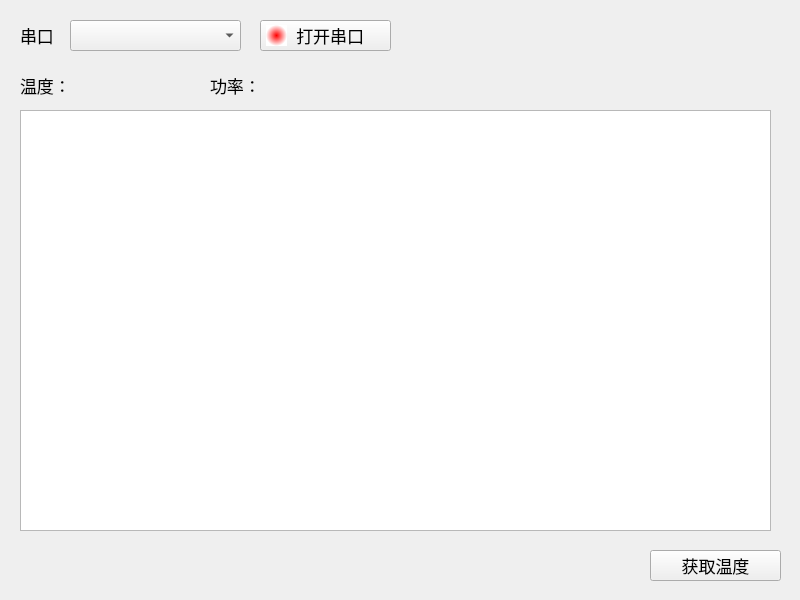
<?xml version="1.0" encoding="UTF-8"?>
<ui version="4.0">
 <class>MainWindow</class>
 <widget class="QMainWindow" name="MainWindow">
  <property name="geometry">
   <rect>
    <x>0</x>
    <y>0</y>
    <width>800</width>
    <height>600</height>
   </rect>
  </property>
  <property name="windowTitle">
   <string>MainWindow</string>
  </property>
  <widget class="QWidget" name="centralwidget">
   <widget class="QPushButton" name="OpenSerialButton">
    <property name="geometry">
     <rect>
      <x>260</x>
      <y>20</y>
      <width>131</width>
      <height>31</height>
     </rect>
    </property>
    <property name="font">
     <font>
      <pointsize>13</pointsize>
     </font>
    </property>
    <property name="text">
     <string>  打开串口</string>
    </property>
   </widget>
   <widget class="QComboBox" name="PortBox">
    <property name="geometry">
     <rect>
      <x>70</x>
      <y>20</y>
      <width>171</width>
      <height>31</height>
     </rect>
    </property>
   </widget>
   <widget class="QLabel" name="label">
    <property name="geometry">
     <rect>
      <x>20</x>
      <y>20</y>
      <width>51</width>
      <height>31</height>
     </rect>
    </property>
    <property name="font">
     <font>
      <pointsize>13</pointsize>
     </font>
    </property>
    <property name="text">
     <string>串口</string>
    </property>
   </widget>
   <widget class="QLabel" name="LED">
    <property name="geometry">
     <rect>
      <x>266</x>
      <y>25</y>
      <width>21</width>
      <height>21</height>
     </rect>
    </property>
    <property name="styleSheet">
     <string notr="true">background-color:qradialgradient(spreed:pad, cx:0.5, cy:0.5, radius:0.5, fx:0.5, fy:0.5, stop:0 rgba(255,0,0,255), stop:1 rgba(255,255,255,255));
border-radius:12px;</string>
    </property>
    <property name="text">
     <string/>
    </property>
   </widget>
   <widget class="QPushButton" name="btnGetTemp">
    <property name="geometry">
     <rect>
      <x>650</x>
      <y>550</y>
      <width>131</width>
      <height>31</height>
     </rect>
    </property>
    <property name="font">
     <font>
      <pointsize>13</pointsize>
     </font>
    </property>
    <property name="text">
     <string>获取温度</string>
    </property>
   </widget>
   <widget class="QLabel" name="label_2">
    <property name="geometry">
     <rect>
      <x>20</x>
      <y>70</y>
      <width>61</width>
      <height>31</height>
     </rect>
    </property>
    <property name="font">
     <font>
      <pointsize>13</pointsize>
     </font>
    </property>
    <property name="text">
     <string>温度：</string>
    </property>
   </widget>
   <widget class="QLabel" name="labTemp">
    <property name="geometry">
     <rect>
      <x>80</x>
      <y>70</y>
      <width>101</width>
      <height>31</height>
     </rect>
    </property>
    <property name="font">
     <font>
      <pointsize>13</pointsize>
     </font>
    </property>
    <property name="text">
     <string/>
    </property>
   </widget>
   <widget class="QChartView" name="graphicsView">
    <property name="geometry">
     <rect>
      <x>20</x>
      <y>110</y>
      <width>751</width>
      <height>421</height>
     </rect>
    </property>
   </widget>
   <widget class="QLabel" name="label_3">
    <property name="geometry">
     <rect>
      <x>210</x>
      <y>70</y>
      <width>61</width>
      <height>31</height>
     </rect>
    </property>
    <property name="font">
     <font>
      <pointsize>13</pointsize>
     </font>
    </property>
    <property name="text">
     <string>功率：</string>
    </property>
   </widget>
   <widget class="QLabel" name="labPower">
    <property name="geometry">
     <rect>
      <x>270</x>
      <y>70</y>
      <width>101</width>
      <height>31</height>
     </rect>
    </property>
    <property name="font">
     <font>
      <pointsize>13</pointsize>
     </font>
    </property>
    <property name="text">
     <string/>
    </property>
   </widget>
  </widget>
 </widget>
 <customwidgets>
  <customwidget>
   <class>QChartView</class>
   <extends>QGraphicsView</extends>
   <header location="global">qchartview.h</header>
  </customwidget>
 </customwidgets>
 <resources/>
 <connections/>
</ui>
